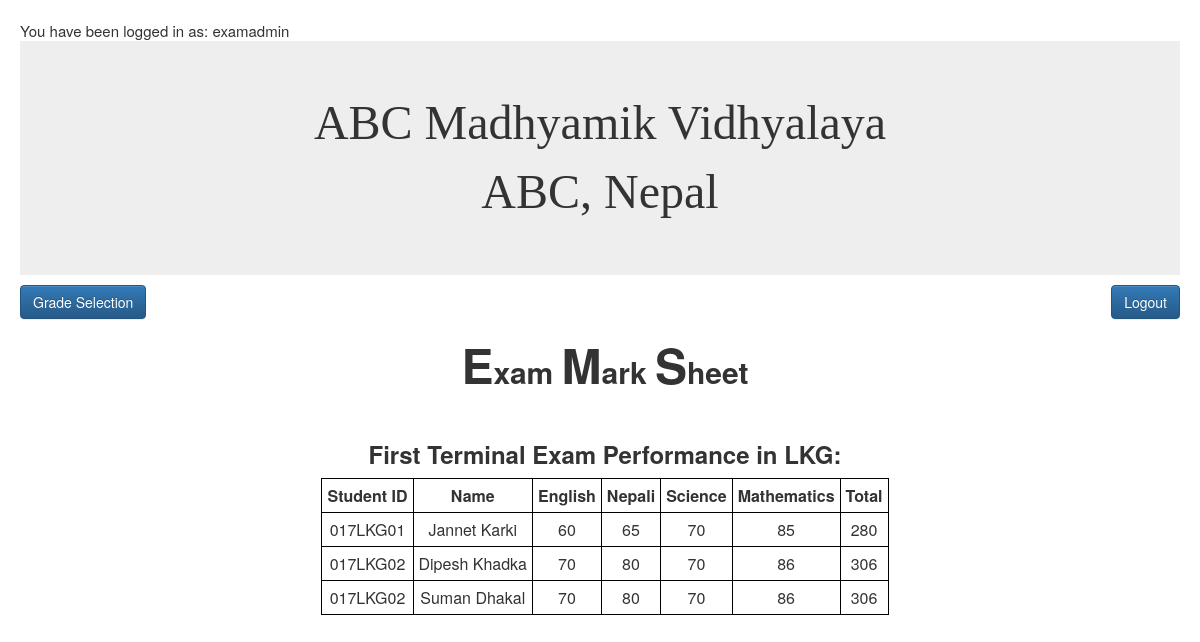
Page /markilkg.php (signed in) on the committed database.
### tables this page shows
CREATE TABLE `marks1` (
  `SN` int(11) NOT NULL,
  `student_id` varchar(15) NOT NULL,
  `English` int(11) NOT NULL,
  `Nepali` int(11) NOT NULL,
  `Science` int(11) NOT NULL,
  `Math` int(11) NOT NULL,
  `Social` int(11) DEFAULT NULL,
  `Computer` int(11) DEFAULT NULL
);

CREATE TABLE `studentinfo` (
  `student_id` varchar(15) NOT NULL,
  `fname` varchar(30) NOT NULL,
  `mname` varchar(30) DEFAULT NULL,
  `lname` varchar(30) NOT NULL,
  `gender` enum('M','F') NOT NULL,
  `dobad` date NOT NULL,
  `dobbs` date NOT NULL,
  `doa` date NOT NULL,
  `email` varchar(30) NOT NULL,
  `adgrade` varchar(15) NOT NULL,
  `rollno` int(11) NOT NULL,
  `address_temp_street` varchar(30) DEFAULT NULL,
  `address_temp_ward` int(11) DEFAULT NULL,
  `address_temp_vdcmun` varchar(30) DEFAULT NULL,
  `address_temp_district` varchar(20) DEFAULT NULL,
  `address_temp_zone` varchar(20) DEFAULT NULL,
  `address_temp_country` varchar(20) DEFAULT NULL,
  `address_per_street` varchar(20) NOT NULL,
  `address_per_ward` int(11) NOT NULL,
  `address_per_vdcmun` varchar(20) NOT NULL,
  `address_per_district` varchar(20) NOT NULL,
  `address_per_zone` varchar(20) NOT NULL,
  `address_per_country` varchar(20) NOT NULL
);

### markilkg.php (the view, shortened to what this page needs)
<?php
include_once('control.php');?>
<html>
<head>
<link rel="stylesheet" href="bootstrap-3.3.7-dist/css/bootstrap.min.css"/>
<link rel="stylesheet" href="bootstrap-3.3.7-dist/css/bootstrap-theme.min.css">
<link id="theme-style" rel="stylesheet" href="css/style.css">
</head>
<body>
<div class="jumbotron"><center><font face="Analecta" size="13">ABC Madhyamik Vidhyalaya</font><br><font face="Analecta" size="10">ABC, Nepal</font></center></div>
<a href="marksheeti.php" class="btn btn-primary" role="button" target="_top">Grade Selection</a>
<a href="logout.php" class="btn btn-primary pull-right" role="button"  target="_top">Logout</a>
<div class="container">
<h2 style="text-align: center;"><font size="16">E</font>xam <font size="16">M</font>ark <font size="16">S</font>heet</h2>
    <h3 style="margin-top: 50px; text-align: center;">First Terminal Exam Performance in LKG:</h3>
<?php
$qry="SELECT *,(marks1.English + marks1.Nepali + marks1.Science + marks1.Math) AS total FROM studentinfo INNER JOIN marks1 ON studentinfo.student_id = marks1.student_id WHERE studentinfo.adgrade='LKG'";
$result = mysqli_query($db,$qry);
if ($result->num_rows> 0) {
         echo "<center><table><tr><th>Student ID</th><th>Name</th><th>English</th><th>Nepali</th><th>Science</th><th>Mathematics</th><th>Total</th></tr>";
     while($row =  $result->fetch_assoc()) {
        echo "<tr><td>". $row["student_id"]. "</td><td>" .$row["fname"]. " " . $row["mname"]. " " . $row["lname"] . "</td><td>".$row["English"]. "</td><td>".$row["Nepali"]. "</td><td>".$row["Science"]. "</td><td>".$row["Math"]."</td><td>".$row['total']."</td></tr>";
     }
        echo "</table></center>";
} else {
     echo "0 results";
}
?>
</div>

### css/style.css (style rules this page uses)
html, body { position: relative; height: 100%; font-size: 15px; padding: 10px; -webkit-font-smoothing: antialiased; -moz-osx-font-smoothing: grayscale; }
h1,h2,h3,h4,h5,h6 { font-weight: 700; }
a { color: #CB4335; -webkit-transition: all 0.4s ease-in-out; -moz-transition: all 0.4s ease-in-out; -ms-transition: all 0.4s ease-in-out; -o-transition: all 0.4s ease-in-out; }
.jumbotron { margin-bottom: 10px; }

### markilkg.php (style rules this page uses)
table, th, td { border: 1px solid black; text-align: center; padding: 5px; }

### rows in the picture
marks1: student "017LKG01", studentinfo.fname "Jannet", studentinfo.lname "Karki", English "60", Nepali "65", Science "70", Math "85", total "280"
marks1: student "017LKG02", studentinfo.fname "Dipesh", studentinfo.lname "Khadka", English "70", Nepali "80", Science "70", Math "86", total "306", studentinfo.fname "Suman", studentinfo.lname "Dhakal"

### other values in the picture
$_SESSION["CurrentUser"] "examadmin"
